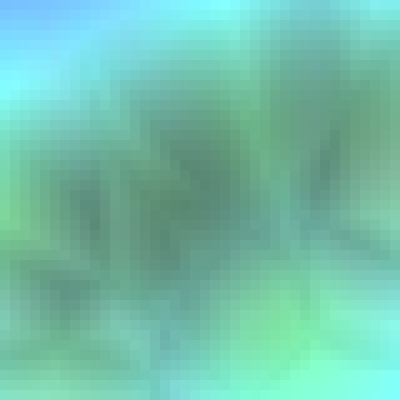
Frame 1 (no input)
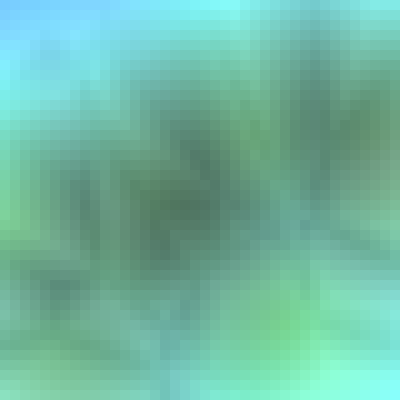
Frame 60 (no input)
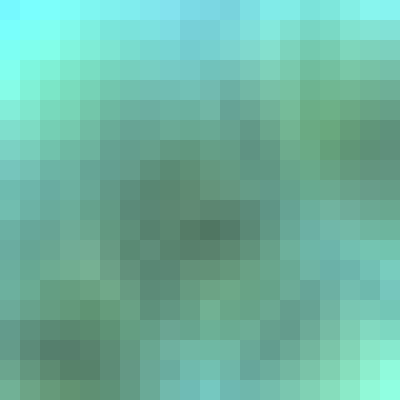
Frame 120 (the mouse pressed at the canvas centre since frame 60)

The p5.js sketch that drew these frames (run headless with seeded random() and noise() and a simulated clock; from frame 60 on, the mouse is pressed at the canvas centre):

// p5.js sketch
// ── sketch.js
const PIXEL_SCALE = 10 // change resolution - minimum 5
const FULLSCREEN_SCALE = PIXEL_SCALE * 2
const SPEED = .15 * FULLSCREEN_SCALE

const SEED_POINTS = []
const N_INDEX = 0;
const NUM_POINTS = 24

// green, blue, yellow, pink, teal, purple
const HUE_RANGE = [{min: 65, max: 125}, {min: 155, max: 250}, {min: 25, max: 50}, 
  {min: 285, max: 360}, {min: 135, max: 200}, {min: 235, max: 275}]

let currentZ
let hueRange;
let zRange;
let fs = false

function setup() {
  createCanvas(400, 400);

  noStroke()
  colorMode(HSB)

  hueRange = HUE_RANGE[floor(random(0, HUE_RANGE.length))]

  init()
}

function init() {
  SEED_POINTS.length = 0

  currentZ = 0;
  for(let i = 0; i < NUM_POINTS; i++) {
    let x = random(width)
    let y = random(height)
    let z = random(width) 
    SEED_POINTS.push({x, y, z})
  }

  zRange = width / 2
}

function draw() {
  let speed = (fs ? 3 : 0.75 ) * SPEED
  currentZ+=(deltaTime / 100) * speed

  for(let x = 0; x < width; x+=fs ? FULLSCREEN_SCALE : PIXEL_SCALE) {
    for(let y = 0; y < height; y+=fs ? FULLSCREEN_SCALE : PIXEL_SCALE){
      let sorted = generateNoise(x, y)

      let hue = map(sorted[N_INDEX], 0, zRange, hueRange.min, hueRange.max)
      let saturation  = map(sorted[N_INDEX + 1], 0, zRange, 25, 50)
      let brightness = map(sorted[N_INDEX + 2], 0, zRange, 25, 100)

      fill(hue, saturation, brightness)
      rect(x, y, fs ? FULLSCREEN_SCALE : PIXEL_SCALE, fs ? FULLSCREEN_SCALE : PIXEL_SCALE)
    }
  }

  updatePoints()

  // show the points: 
  // fill('pink')
  // SEED_POINTS.forEach(p => circle(p.x, p.y, 10))
}

function generateNoise(x, y){
  let distances = []
  SEED_POINTS.forEach(seedPoint => distances.push(dist(x, y, currentZ, seedPoint.x, seedPoint.y, seedPoint.z)))

  return sort(distances)
}

function updatePoints() {
  for(let i = 0; i < NUM_POINTS; i++) {
    if(SEED_POINTS[i].z < (currentZ - zRange)) {
      // remove out of bounds point
      let point = SEED_POINTS[i]
      SEED_POINTS.splice(i, 1)

      // add new point at higher z
      point.x += random(-50, 50)
      point.y += random(-50, 50)
      point.z += random(width, width * 1.5)
      SEED_POINTS.push(point)
    }
  }
}

function mousePressed() {
  fs = !fs
  fullscreen(fs);
}

function windowResized() {
  let isFullscreen = fullscreen()
  if(isFullscreen !== fs) fs = isFullscreen
  fs ? resizeCanvas(windowWidth, windowHeight) : resizeCanvas(400, 400)

  init()
}

function keyPressed() {
  hueRange = HUE_RANGE[floor(random(0, HUE_RANGE.length))]
}

// Inspo: 
// Smoke: https://www.reddit.com/r/generative/comments/1ihdlt3/smoke/?utm_source=share&amp;utm_medium=web3x&amp;utm_name=web3xcss&amp;utm_term=1&amp;utm_content=share_button
// Mist: https://www.reddit.com/r/generative/s/sbzzUROUgc 

// Cellular Noise: 
// https://thebookofshaders.com/12/ 
// https://editor.p5js.org/andrea270872/sketches/z8yozdOnl 

// Worley Noise: https://www.youtube.com/watch?v=4066MndcyCk 
